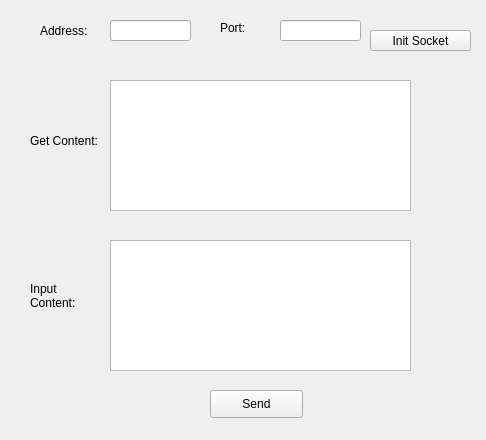
<?xml version="1.0" encoding="UTF-8"?>
<ui version="4.0">
 <class>client</class>
 <widget class="QWidget" name="client">
  <property name="geometry">
   <rect>
    <x>0</x>
    <y>0</y>
    <width>486</width>
    <height>440</height>
   </rect>
  </property>
  <property name="windowTitle">
   <string>Form</string>
  </property>
  <widget class="QTextEdit" name="textRecv">
   <property name="geometry">
    <rect>
     <x>110</x>
     <y>80</y>
     <width>301</width>
     <height>131</height>
    </rect>
   </property>
  </widget>
  <widget class="QPushButton" name="btnConnect">
   <property name="geometry">
    <rect>
     <x>370</x>
     <y>30</y>
     <width>101</width>
     <height>21</height>
    </rect>
   </property>
   <property name="text">
    <string>Init Socket</string>
   </property>
  </widget>
  <widget class="QLineEdit" name="editPort">
   <property name="geometry">
    <rect>
     <x>280</x>
     <y>20</y>
     <width>81</width>
     <height>21</height>
    </rect>
   </property>
  </widget>
  <widget class="QTextEdit" name="textSend">
   <property name="geometry">
    <rect>
     <x>110</x>
     <y>240</y>
     <width>301</width>
     <height>131</height>
    </rect>
   </property>
  </widget>
  <widget class="QLabel" name="label_4">
   <property name="geometry">
    <rect>
     <x>40</x>
     <y>20</y>
     <width>81</width>
     <height>21</height>
    </rect>
   </property>
   <property name="text">
    <string>Address:</string>
   </property>
  </widget>
  <widget class="QLabel" name="label_3">
   <property name="geometry">
    <rect>
     <x>30</x>
     <y>120</y>
     <width>71</width>
     <height>41</height>
    </rect>
   </property>
   <property name="text">
    <string>Get Content:</string>
   </property>
   <property name="wordWrap">
    <bool>true</bool>
   </property>
  </widget>
  <widget class="QLabel" name="label">
   <property name="geometry">
    <rect>
     <x>220</x>
     <y>20</y>
     <width>40</width>
     <height>16</height>
    </rect>
   </property>
   <property name="text">
    <string>Port:</string>
   </property>
  </widget>
  <widget class="QLabel" name="label_2">
   <property name="geometry">
    <rect>
     <x>30</x>
     <y>270</y>
     <width>71</width>
     <height>51</height>
    </rect>
   </property>
   <property name="text">
    <string>Input Content:</string>
   </property>
   <property name="wordWrap">
    <bool>true</bool>
   </property>
  </widget>
  <widget class="QPushButton" name="btnSend">
   <property name="geometry">
    <rect>
     <x>210</x>
     <y>390</y>
     <width>93</width>
     <height>28</height>
    </rect>
   </property>
   <property name="text">
    <string>Send</string>
   </property>
  </widget>
  <widget class="QLineEdit" name="editAddress">
   <property name="geometry">
    <rect>
     <x>110</x>
     <y>20</y>
     <width>81</width>
     <height>21</height>
    </rect>
   </property>
  </widget>
 </widget>
 <resources/>
 <connections/>
</ui>
